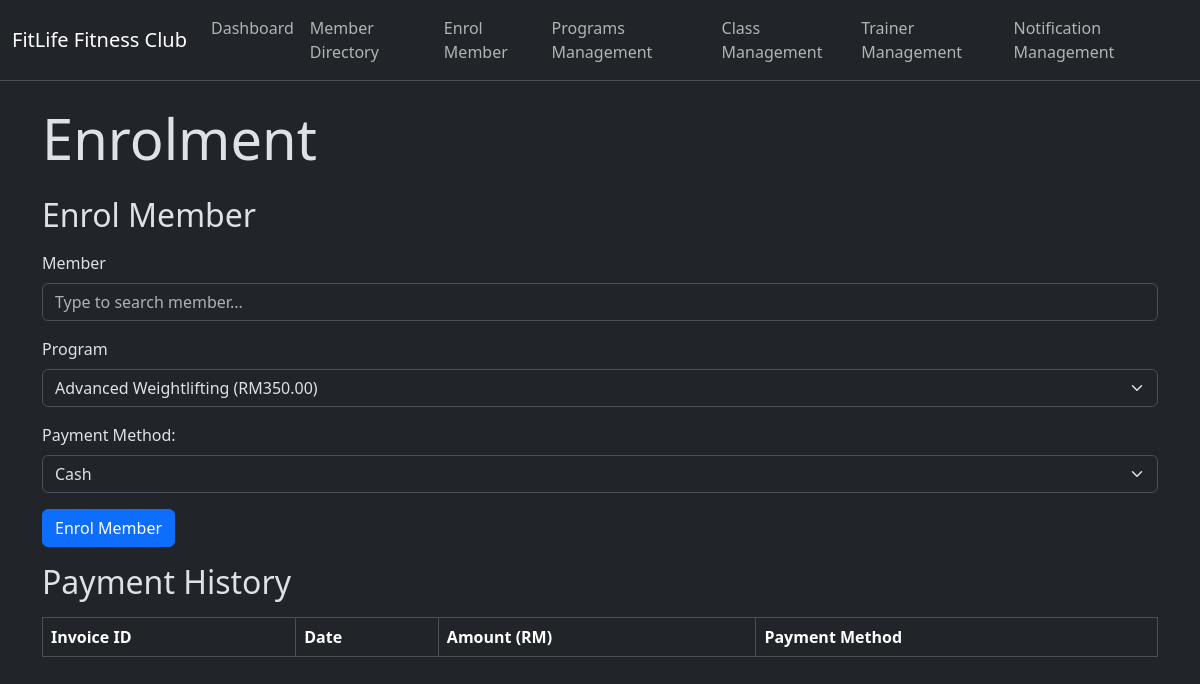
Page /signup_enrol.php on the earlier database version.
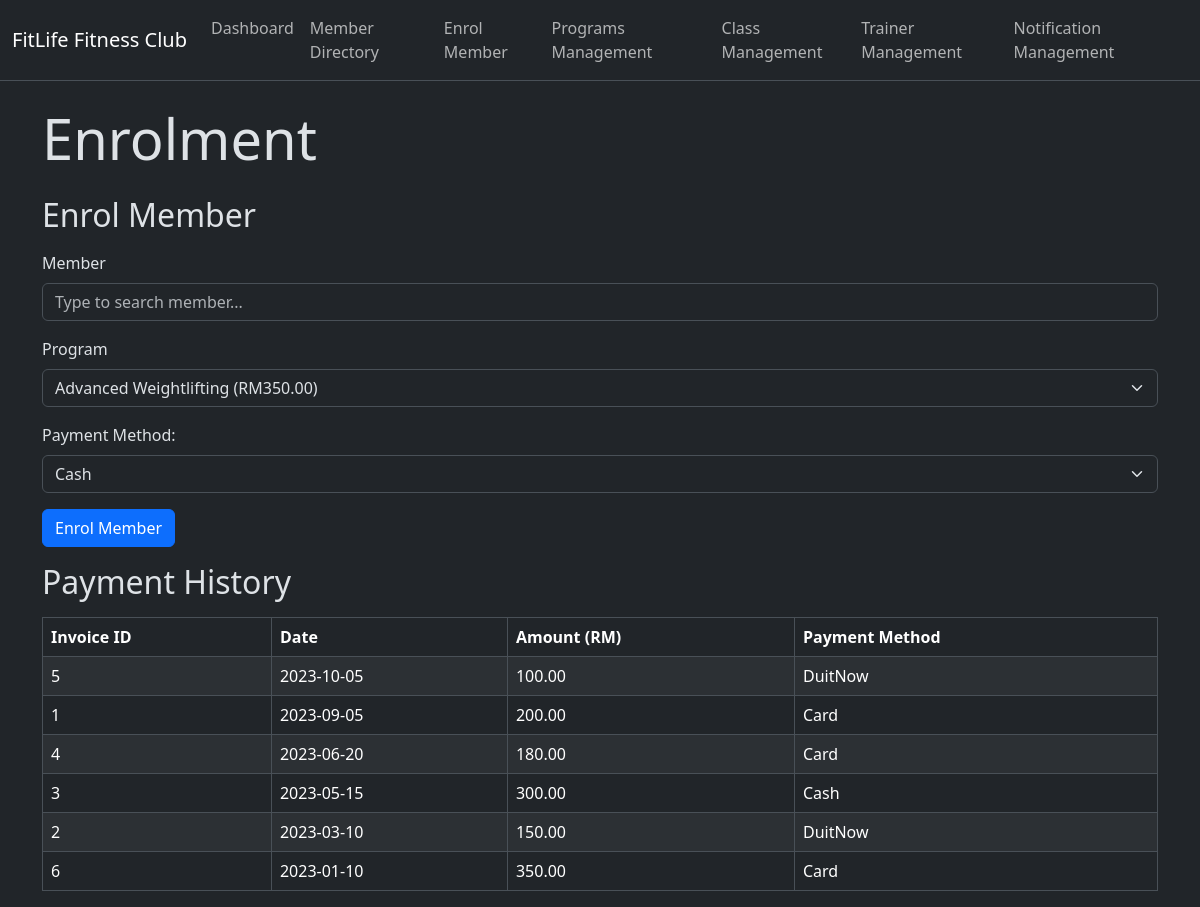
Same page on the later database version.
### tables this page shows
CREATE TABLE Invoice (
    invoice_id INTEGER AUTO_INCREMENT,
    invoice_date DATE NOT NULL,
    invoice_amount DECIMAL(10,2) NOT NULL,
    invoice_payment_method VARCHAR(20) NOT NULL,
    enrolment_id INTEGER NOT NULL UNIQUE,
    PRIMARY KEY(invoice_id),
    CONSTRAINT chk_payment_method 
        CHECK (invoice_payment_method IN ('Cash', 'Card', 'DuitNow'))
);

### signup_enrol.php (the view, shortened to what this page needs)
<?php
include 'db_connect.php';
include 'navbar.php';
?>
<div class="container mt-4">
	<h1 class="display-4 mb-4">Enrolment</h1>
	<h2 class="mb-3">Enrol Member</h2>
	<form method="POST" action="add_enrolment.php">
		<div class="mb-3">
			<label for="member_input" class="form-label">Member</label>
			<input class="form-control" list="datalistOptions" id="member_input" name="member_person_id" placeholder="Type to search member..." required>
		</div>
		<div class="mb-3">
			<label for="program_id" class="form-label">Program</label>
			<select name="program_id" class="form-select" required>
				<?php
				$program_query = " SELECT program_id, program_name, program_fee FROM Program ORDER BY program_name ASC";
				$program_result = $conn->query($program_query);
				while ($program = $program_result->fetch_assoc()):
				?>
					<option value="<?php echo $program['program_id'] ?>"><?php echo $program['program_name'] . " (RM" . $program['program_fee'] . ")" ?></option>
				<?php endwhile ?>
			</select>
		</div>
		<div class="mb-3">
			<label for="payment_method" class="form-label">Payment Method: </label>
			<select name="payment_method" class="form-select" required>
				<option value="Cash">Cash</option>
			</select>
		</div>
		<button type="submit" name="submit" class="btn btn-primary">Enrol Member</button>
	</form>
	<h2 class="mb-3">Payment History</h2>
	<div class="table-responsive">
		<table class="table table-striped table-hover table-bordered">
			<thead>
				<tr>
					<th>Invoice ID</th>
					<th>Date</th>
					<th>Amount (RM)</th>
					<th>Payment Method</th>
				</tr>
			</thead>
			<tbody>
				<?php
				$invoice_query = "SELECT * FROM Invoice ORDER BY invoice_date DESC";
				$result = $conn->query($invoice_query);
				while ($row = mysqli_fetch_assoc($result)):
				?>
					<tr>
						<td><?php echo $row['invoice_id'] ?></td>
						<td><?php echo $row['invoice_date'] ?></td>
						<td><?php echo $row['invoice_amount'] ?></td>
						<td><?php echo $row['invoice_payment_method'] ?></td>
					</tr>
				<?php endwhile; ?>
			</tbody>
		</table>
	</div>
</div>

### navbar.php (shortened to what this page needs)
<html lang="en" data-bs-theme="dark">
<link href="https://cdn.jsdelivr.net/npm/bootstrap@5.3.3/dist/css/bootstrap.min.css" rel="stylesheet">
<link rel="stylesheet" href="https://cdn.jsdelivr.net/npm/bootstrap-icons@1.13.1/font/bootstrap-icons.min.css">
<nav class="navbar navbar-expand-lg border-bottom">
	<div class="container-fluid">
		<a class="navbar-brand" href="index.php">FitLife Fitness Club</a>
		<div class="collapse navbar-collapse" id="navbarNav">
			<ul class="navbar-nav">
				<li class="nav-item">
					<a class="nav-link" href="index.php">Dashboard</a>
				</li>
				<li class="nav-item">
					<a class="nav-link" href="member_directory.php">Member Directory</a>
				</li>
				<li class="nav-item">
					<a class="nav-link" href="signup_enrol.php">Enrol Member</a>
				</li>
				<li class="nav-item">
					<a class="nav-link" href="programs_management.php">Programs Management</a>
				</li>
				<li class="nav-item">
					<a class="nav-link" href="class_management.php">Class Management</a>
				</li>
				<li class="nav-item">
					<a class="nav-link" href="trainer_management.php">Trainer Management</a>
				</li>
				<li class="nav-item">
					<a class="nav-link" href="notification_management.php">Notification Management</a>
				</li>
			</ul>
		</div>
	</div>
</nav>
</html>

Differences in the rows shown:
added invoice: invoice_id "5", invoice_date "2023-10-05", invoice_amount "100.00", invoice_payment_method "DuitNow"
added invoice: invoice_id "1", invoice_date "2023-09-05", invoice_amount "200.00", invoice_payment_method "Card"
added invoice: invoice_id "4", invoice_date "2023-06-20", invoice_amount "180.00", invoice_payment_method "Card"
added invoice: invoice_id "3", invoice_date "2023-05-15", invoice_amount "300.00", invoice_payment_method "Cash"
added invoice: invoice_id "2", invoice_date "2023-03-10", invoice_amount "150.00", invoice_payment_method "DuitNow"
added invoice: invoice_id "6", invoice_date "2023-01-10", invoice_amount "350.00", invoice_payment_method "Card"
